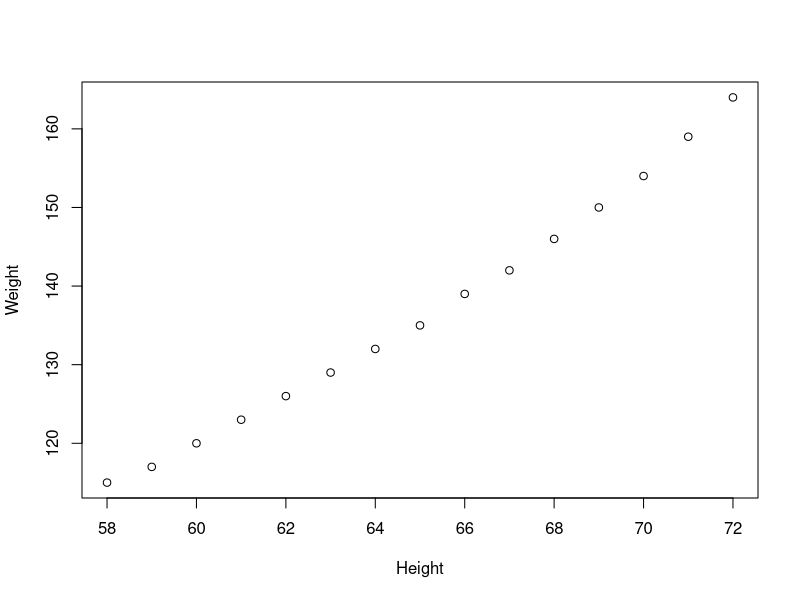

Reproduce this figure in R.
## ---- chunk 1
summary(women)
## ---- chunk 2
plot(women$height, women$weight, xlab = "Height", ylab = "Weight")
